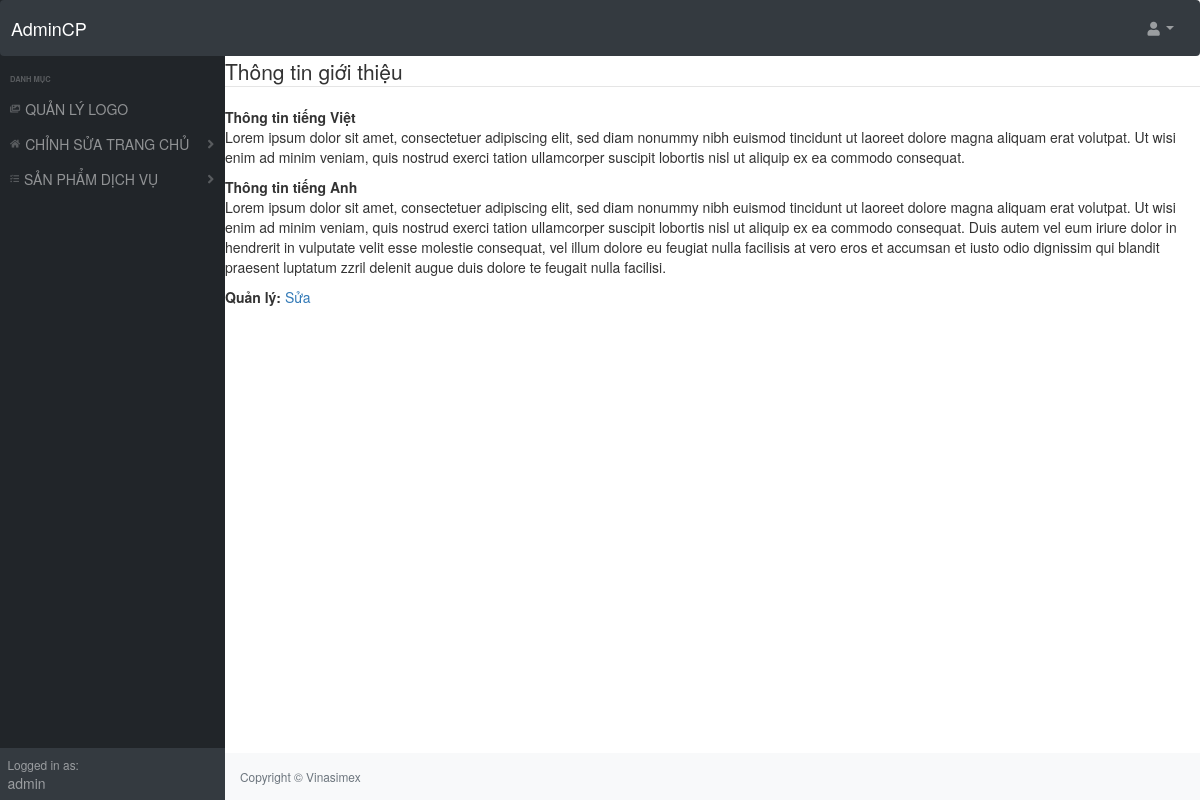
Page /admincp/index.php?action=quanlygt&query=lietke&loai=gioithieu (signed in) on the committed database.
### tables this page shows
CREATE TABLE `noidung` (
  `id` int(11) NOT NULL,
  `loaind` varchar(50) NOT NULL,
  `chitiet_vi` text NOT NULL,
  `chitiet_en` text NOT NULL
);

### admincp/modules/quanlygt/lietke.php (the view, shortened to what this page needs)
<?php
  $loai = $_GET['loai'];
  if($loai == 'gioithieu'){
    $sql_lietke_gt = "SELECT * FROM noidung WHERE loaind = 'gioithieu' ORDER BY id ";
	  $query_lietke_gt= mysqli_query($mysqli,$sql_lietke_gt);
  }else{
    $sql_lietke_gt = "SELECT * FROM noidung WHERE loaind = 'gioithieuct' ORDER BY id ";
	  $query_lietke_gt= mysqli_query($mysqli,$sql_lietke_gt);
  }
?>
<fieldset>
  <legend>Thông tin giới thiệu </legend>
  <?php
  while($row = mysqli_fetch_array($query_lietke_gt)){
  ?>
    <div>
      <b>Thông tin tiếng Việt </b><p><?php echo $row['chitiet_vi'] ?></p>
    </div>
    <div>
      <b>Thông tin tiếng Anh </b><p><?php echo $row['chitiet_en'] ?></p>
    </div>
    <div>
      <b>Quản lý: </b><a href="?action=quanlygt&query=sua&id=<?php echo $row['id'] ?>&loai=<?php echo $row['loaind'] ?>">Sửa</a>
    </div>
  <?php
  }
  ?>
</fieldset>

### rows in the picture
noidung: chitiet_vi "Lorem ipsum dolor sit amet, consectetuer adipiscing elit, sed diam nonummy nibh euismod tincidunt ut laoreet dolore magna aliquam erat volutpat. Ut wisi enim ad minim veniam, quis nostrud exerci tation ullamcorper suscipit lobortis nisl ut aliquip ex ea commodo consequat.", chitiet_en "Lorem ipsum dolor sit amet, consectetuer adipiscing elit, sed diam nonummy nibh euismod tincidunt ut laoreet dolore magna aliquam erat volutpat. Ut wisi enim ad minim veniam, quis nostrud exerci tation ullamcorper suscipit lobortis nisl ut aliquip ex ea commodo consequat. Duis autem vel eum iriure dolor in hendrerit in vulputate velit esse molestie consequat, vel illum dolore eu feugiat nulla facilisis at vero eros et accumsan et iusto odio dignissim qui blandit praesent luptatum zzril delenit augue duis dolore te feugait nulla facilisi."

### other values in the picture
$_SESSION['dangnhap'] "admin"
